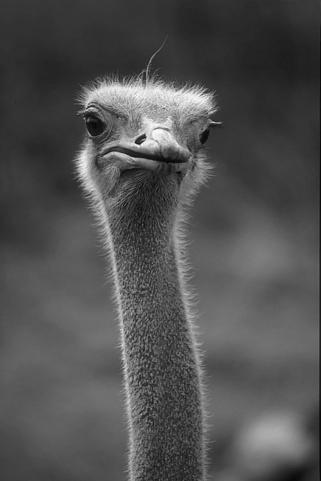
#> input picture PA-3/data/ostrich.jpg, 321 x 481 px
$ python img_binarization.py
#> lines starting #> are read from the running program, lines starting #| are printed output that depends on the picture; after the words box and inside, x2 and y2 are one past the last pixel; in counts of white or black regions, pixels touching at a corner belong together
# Author: Adam Kutchak
# image_binarization.py
# implementation of image binarization manually and with otsu

# importing libs
import cv2
import matplotlib.pyplot as plt
import numpy as np

def otsu(path):
    # import image in grayscale
#> called with path = 'data/ostrich.jpg'
    image = cv2.imread(path, cv2.IMREAD_GRAYSCALE)
#> image is the input picture: shape (481, 321); min 0, max 254, mean 80.8
    # collect histogram of the image pixel intensities
    hist, bin_edges = np.histogram(image, bins=256)
#> hist = 256 values, max 3350 at index 49, min 0 at index 1, mean 603.1; bin_edges = 257 values from 0 to 254
    # find center of bins
    bin_center = (bin_edges[:-1] + bin_edges[1:]) / 2
#> bin_center = 256 values from 0.496 to 253.5
    # weight1: sum of probabilities of intensity starting from the front
    w1 = np.cumsum(hist)
#> w1 = 256 values from 1 to 154401
    # weight2: sum of probabilities of intensity starting from the back
    w2 = np.cumsum(hist[::-1])[::-1]
#> w2 = 256 values, max 154401 at index 0, min 1 at index 255, mean 49370

    # calculating the mean1 and mean2:
    # mean1: sum of probabilities * intensity values divided by w1
    m1 = np.cumsum(hist * bin_center) / w1
#> m1 = 256 values from 0.496 to 80.72
    # mean2: sum of probabilities * intensity values divided by w2
    # starting from the back
    m2 = (np.cumsum((hist * bin_center)[::-1]) / w2[::-1])[::-1]
#> m2 = 256 values from 80.72 to 253.5

    # calulating variances
    variance = w1[:-1] * w2[1:] * (m1[:-1] - m2[1:])**2
#> variance = 255 values, max 1.79e+13 at index 82, min 993733478.1 at index 0, mean 8.87e+12
    # grab the maximum inter class variance
    val = np.argmax(variance)
#> val = 82
    # convert float to int for threshold
    threshold = int(bin_edges[val])
#> threshold = 81

    # if the intensity of a pixel is above the threshold, set it to 255
    # otherwise set it to 255
    image[image > threshold] = 255
    image[image <= threshold] = 0
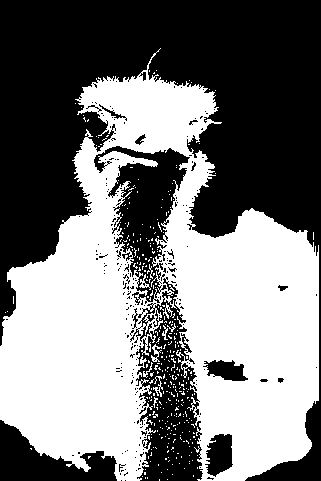
#> image: shape (481, 321); 48% white; 354 white regions (344 under 20 px), largest, box (x1, y1, x2, y2) and area: (0, 48, 319, 481) 72725, (151, 344, 162, 362) 81, (153, 376, 163, 397) 75
    print(threshold)
#| 81
    return threshold, image

def image_binarization(path, threshold):
    # import image in grayscale
    image = cv2.imread(path, cv2.IMREAD_GRAYSCALE)
    # collect histogram of the image pixel intensities
    hist, bins = np.histogram(image, range(0, 257))
    plt.plot(bins[0:-1], hist)
    plt.show()
    # if the intensity of a pixel is above the threshold, set it to 255
    # otherwise set it to 255
    image[image > threshold] = 255
    image[image <= threshold] = 0
    return threshold, image

if __name__ == '__main__':
    # [6 lines of commented-out code are left out]

    threshold, ostrich = otsu('data/ostrich.jpg')
#> threshold = 81
    cv2.imshow('threshold: '+str(threshold), ostrich)
    threshold, lady = otsu('data/lady.jpg')
#> call 2 of otsu, with path = 'data/lady.jpg'
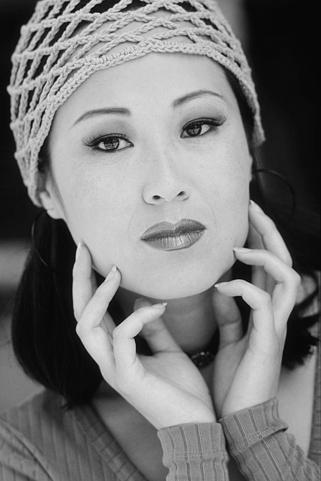
#> input picture PA-3/data/lady.jpg, 321 x 481 px
#> in otsu, image is the input picture: shape (481, 321); min 0, max 239, mean 120
#> in otsu (call 2), `hist, bin_edges = np.histogram(image, bins=256)`: hist = 256 values, max 4284 at index 11, min 0 at index 15, mean 603.1; bin_edges = 257 values from 0 to 239
#> in otsu (call 2), `bin_center = (bin_edges[:-1] + bin_edges[1:]) / 2`: bin_center = 256 values from 0.467 to 238.5
#> in otsu (call 2), `w1 = np.cumsum(hist)`: w1 = 256 values from 12 to 154401
#> in otsu (call 2), `w2 = np.cumsum(hist[::-1])[::-1]`: w2 = 256 values, max 154401 at index 0, min 1 at index 254, mean 77822.2
#> in otsu (call 2), `m1 = np.cumsum(hist * bin_center) / w1`: m1 = 256 values from 0.467 to 120
#> in otsu (call 2), `m2 = (np.cumsum((hist * bin_center)[::-1]) / w2[::-1])[::-1]`: m2 = 256 values from 120 to 238.5
#> in otsu (call 2), `variance = w1[:-1] * w2[1:] * (m1[:-1] - m2[1:])**2`: variance = 255 values, max 1.04e+14 at index 115, min 2.17e+09 at index 253, mean 7.06e+13
#> in otsu (call 2), `val = np.argmax(variance)`: val = 115
#> in otsu (call 2), `threshold = int(bin_edges[val])`: threshold = 107
#> in otsu (call 2), `image[image > threshold] = 255`:
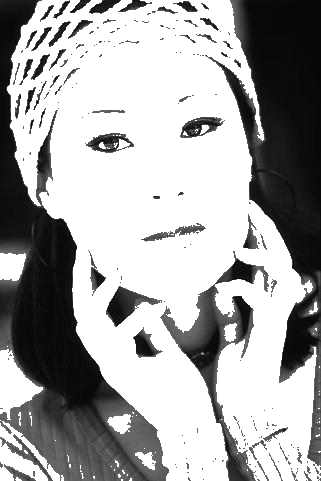
#> image: shape (481, 321); min 0, max 255, mean 167.3
#> in otsu (call 2), `image[image <= threshold] = 0`:
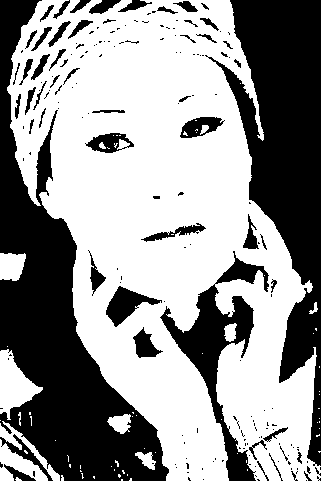
#> image: shape (481, 321); 59% white; 187 black regions (131 under 20 px), largest, box (x1, y1, x2, y2) and area: (0, 0, 169, 481) 27783, (205, 0, 321, 466) 22201, (160, 251, 269, 481) 5832
#| 107
#> threshold = 107
    cv2.imshow('threshold: '+str(threshold), lady)
    threshold, flower = otsu('data/flower.jpg')
#> call 3 of otsu, with path = 'data/flower.jpg'
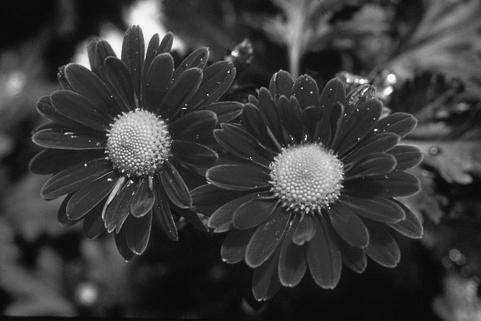
#> input picture PA-3/data/flower.jpg, 481 x 321 px
#> in otsu, image is the input picture: shape (321, 481); min 2, max 255, mean 58.5
#> in otsu (call 3), `hist, bin_edges = np.histogram(image, bins=256)`: hist = 256 values, max 4100 at index 11, min 0 at index 1, mean 603.1; bin_edges = 257 values from 2 to 255
#> in otsu (call 3), `bin_center = (bin_edges[:-1] + bin_edges[1:]) / 2`: bin_center = 256 values from 2.49 to 254.5
#> in otsu (call 3), `w1 = np.cumsum(hist)`: w1 = 256 values from 1 to 154401
#> in otsu (call 3), `w2 = np.cumsum(hist[::-1])[::-1]`: w2 = 256 values, max 154401 at index 0, min 18 at index 255, mean 34794.2
#> in otsu (call 3), `m1 = np.cumsum(hist * bin_center) / w1`: m1 = 256 values from 2.49 to 58.52
#> in otsu (call 3), `m2 = (np.cumsum((hist * bin_center)[::-1]) / w2[::-1])[::-1]`: m2 = 256 values from 58.52 to 254.5
#> in otsu (call 3), `variance = w1[:-1] * w2[1:] * (m1[:-1] - m2[1:])**2`: variance = 255 values, max 2.8e+13 at index 82, min 484641197.8 at index 0, mean 1.59e+13
#> in otsu (call 3), `val = np.argmax(variance)`: val = 82
#> in otsu (call 3), `threshold = int(bin_edges[val])`: threshold = 83
#> in otsu (call 3), `image[image > threshold] = 255`:
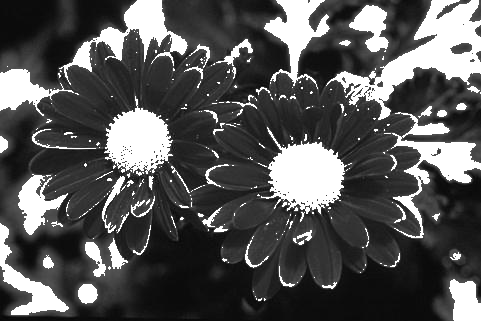
#> image: shape (321, 481); min 2, max 255, mean 85
#> in otsu (call 3), `image[image <= threshold] = 0`:
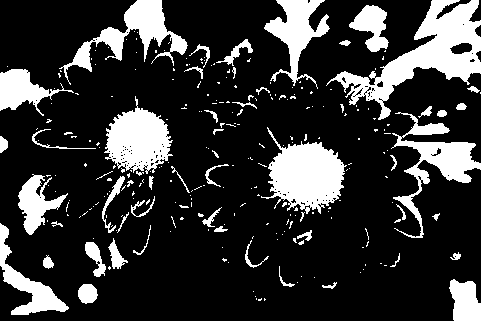
#> image: shape (321, 481); 20.6% white; 265 white regions (212 under 20 px), largest, box (x1, y1, x2, y2) and area: (326, 0, 481, 120) 5742, (261, 127, 347, 214) 3991, (104, 96, 173, 174) 3102
#| 83
#> threshold = 83
    cv2.imshow('threshold: '+str(threshold), flower)

    cv2.waitKey(0)
    cv2.destroyAllWindows()
